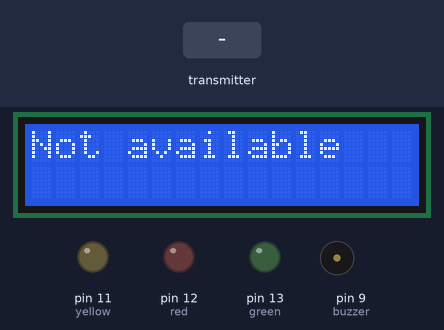
A sketch run on a simulated Arduino Mega 2560, built with avr-gcc and run on an emulated ATmega2560. Parts: 16×2 character LCD, output pins drawn as LEDs (lit = HIGH), buzzer (waves = sounding, pin HIGH). The test bench sets the inputs (shaded band). No radio packets arrive unless stated; what the sketch prints to the serial monitor is not drawn.

Above: at 1.2 s.
1.3 s: the transmitter starts sending signalCode = 1
Timing chart, 0 to 4.3 s (numbered marks = the images above; inputs shaded):
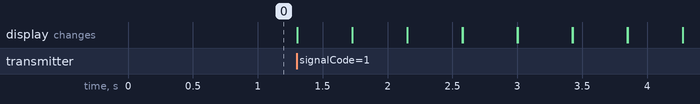

The sketch:

lcd_receiver_without_buzzer.ino
```cpp
#include <LiquidCrystal.h>
#include <SPI.h>
#include <nRF24L01.h>
#include <RF24.h>
RF24 radio(8, 7);
int red = 12, yellow = 11, green = 13;
const byte address[6] = "00005";
const int buzzer = 9; //buzzer to arduino pin 9

// Creates an LCD object. Parameters: (rs, enable, d4, d5, d6, d7)
LiquidCrystal lcd(38, 36, 2, 3, 4, 5); /*RS = 4digi 6, E = digi 10, d4 = digi 2, d5 = digi 3, d6 = digi 4, d7 = digi 5*/

void setup() {
  // put your setup code here, to run once:
  Serial.begin(9600);
  radio.begin();
  radio.openReadingPipe(0, address);
  radio.setPALevel(RF24_PA_MIN);
  radio.startListening();

  pinMode(red, OUTPUT);
  pinMode(yellow, OUTPUT);
  pinMode(green, OUTPUT);
  pinMode(buzzer, OUTPUT); // Set buzzer - pin 9 as an output

  // set up the LCD's number of columns and rows:
  lcd.begin(16, 2);

  // Clears the LCD screen
  lcd.clear();
}
int signalCode = 0;
void loop() {

  // put your main code here, to run repeatedly:
  if (radio.available()) {
    radio.read(&signalCode, sizeof(signalCode));
    //Serial.println("Radio available");
    if (signalCode == 2) {
      digitalWrite(yellow, LOW);
      digitalWrite(green, LOW);
      digitalWrite(red, HIGH);
      /*tone(buzzer, 1000); // Send 1KHz sound signal...
      delay(500);        // ...for 1 sec
      noTone(buzzer);     // Stop sound...
      delay(500);*/        // ...for 1sec
      lcd.setCursor(0, 0);
      lcd.print("Red            ");

    }
    else if (signalCode == 3) {
      digitalWrite(red, LOW);
      digitalWrite(green, LOW);
      digitalWrite(yellow, HIGH);
      /*tone(buzzer, 100); // Send 1KHz sound signal...
      delay(1000);        // ...for 1 sec
      noTone(buzzer);     // Stop sound...
      delay(1000);*/        // ...for 1sec
      lcd.setCursor(0, 0);
      lcd.print("Yellow             ");
    }
    else if (signalCode == 4) {
      digitalWrite(yellow, LOW);
      digitalWrite(red, LOW);
      digitalWrite(green, HIGH);

      lcd.setCursor(0, 0);
      lcd.print("Green          ");
    } else {
      digitalWrite(red, LOW);
      digitalWrite(yellow, LOW);
      digitalWrite(green, LOW);
      lcd.setCursor(0, 0);

      lcd.print("No Signal        ");

    }
  } else {
    digitalWrite(red, LOW);
    digitalWrite(yellow, LOW);
    digitalWrite(green, LOW);
    lcd.setCursor(0, 0);
    lcd.print("Not available");
  }

  Serial.println(signalCode);

}
// Print a message to the LCD.lcd.setCursor(0, 0);


// set the cursor to column 0, line 1
// (note: line 1 is the second row, since counting begins with 0):
```
